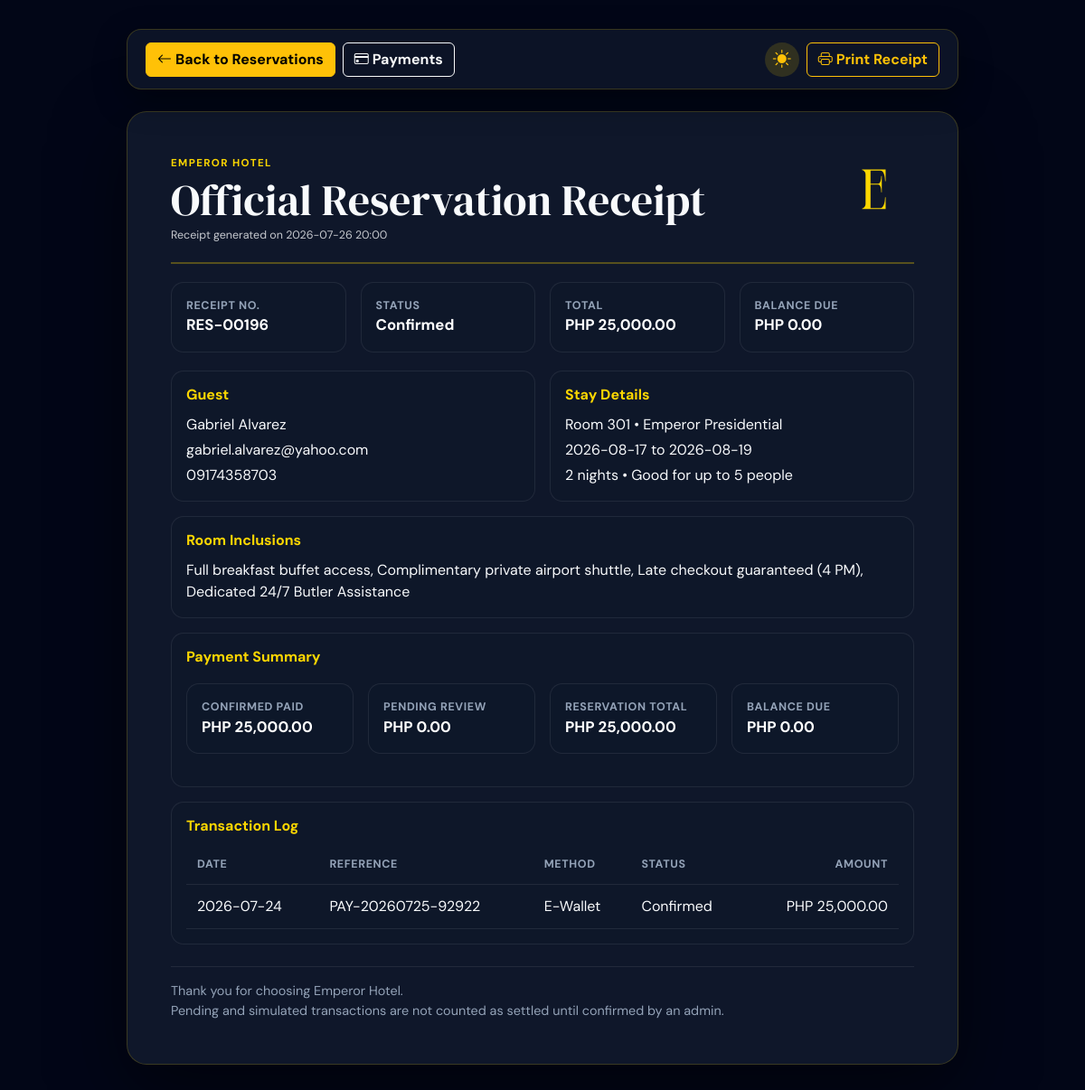
Screenshot of /public/admin/receipt.php?reservation_id=196 (signed in) with the database file from the repository.
### tables this page shows
CREATE TABLE IF NOT EXISTS reservations (
    reservation_id INT AUTO_INCREMENT PRIMARY KEY,
    user_id INT NULL,
    guest_id INT NOT NULL,
    room_id INT NOT NULL,
    check_in DATE NOT NULL,
    check_out DATE NOT NULL,
    total_amount DECIMAL(10,2) NOT NULL DEFAULT 0.00,
    status ENUM('Pending', 'Confirmed', 'Checked-in', 'Checked-out', 'Cancelled', 'Conflict') NOT NULL DEFAULT 'Pending',
    created_at TIMESTAMP DEFAULT CURRENT_TIMESTAMP,
    FOREIGN KEY (user_id) REFERENCES users(user_id) ON DELETE SET NULL,
    FOREIGN KEY (guest_id) REFERENCES guests(guest_id) ON DELETE CASCADE,
    FOREIGN KEY (room_id) REFERENCES rooms(room_id) ON DELETE RESTRICT
);

CREATE TABLE IF NOT EXISTS guests (
    guest_id INT AUTO_INCREMENT PRIMARY KEY,
    user_id INT NULL,
    first_name VARCHAR(100) NOT NULL,
    last_name VARCHAR(100) NOT NULL,
    phone VARCHAR(30) DEFAULT NULL,
    email VARCHAR(150) DEFAULT NULL,
    created_at TIMESTAMP DEFAULT CURRENT_TIMESTAMP,
    FOREIGN KEY (user_id) REFERENCES users(user_id) ON DELETE SET NULL
);

CREATE TABLE IF NOT EXISTS rooms (
    room_id INT AUTO_INCREMENT PRIMARY KEY,
    room_number VARCHAR(10) NOT NULL UNIQUE,
    room_type ENUM('Imperial Deluxe', 'Royal Executive', 'Emperor Presidential') NOT NULL,
    floor INT NOT NULL,
    price_per_night DECIMAL(10,2) NOT NULL,
    bed_type VARCHAR(50) DEFAULT 'King Bed',
    max_capacity INT NOT NULL DEFAULT 2,
    view_type VARCHAR(100) DEFAULT 'City View',
    image_url TEXT DEFAULT NULL,
    status ENUM('Available', 'Reserved', 'Occupied', 'Cleaning', 'Maintenance') NOT NULL DEFAULT 'Available',
    created_at TIMESTAMP DEFAULT CURRENT_TIMESTAMP
);

CREATE TABLE IF NOT EXISTS payments (
    payment_id INT AUTO_INCREMENT PRIMARY KEY,
    reservation_id INT NOT NULL,
    amount DECIMAL(10,2) NOT NULL,
    payment_method ENUM('Cash', 'Credit Card', 'Debit Card', 'Bank Transfer', 'E-Wallet', 'Other') NOT NULL DEFAULT 'Cash',
    payment_status ENUM('Pending', 'Confirmed', 'Paid', 'Failed', 'Refunded') NOT NULL DEFAULT 'Pending',
    transaction_reference VARCHAR(100) DEFAULT NULL,
    payment_date TIMESTAMP DEFAULT CURRENT_TIMESTAMP,
    FOREIGN KEY (reservation_id) REFERENCES reservations(reservation_id) ON DELETE CASCADE
);

### app/helpers/auth.php (called while the page is built, shortened)
<?php
function e(string|null|int|float $value): string
{
    return htmlspecialchars((string) $value, ENT_QUOTES, 'UTF-8');
}
function formatMoney(float $amount): string
{
    return 'PHP ' . number_format($amount, 2);
}

### public/includes/bootstrap.php (called while the page is built, shortened)
<?php
require_once APP_ROOT . '/app/helpers/auth.php';
spl_autoload_register(static function (string $className): void {
    $modelPath = APP_ROOT . '/app/models/' . $className . '.php';
});

### app/models/Reservation.php (called while the page is built, shortened)
<?php
class Reservation
{
    public function find(int $reservationId): ?array
    {
        $statement = $this->db->prepare(
            "SELECT r.*, g.first_name, g.last_name, g.email AS guest_email, g.phone,
                    rm.room_number, rm.room_type
             FROM reservations r
             INNER JOIN guests g ON g.guest_id = r.guest_id
             INNER JOIN rooms rm ON rm.room_id = r.room_id
             WHERE r.reservation_id = :reservation_id
             LIMIT 1"
        );
        $statement->execute(['reservation_id' => $reservationId]);
        $reservation = $statement->fetch();
        return $reservation ?: null;
    }
}

### app/models/Payment.php (called while the page is built, shortened)
<?php
class Payment
{
    public function forReservation(int $reservationId): array
    {
        $this->assertReservationExists($reservationId);
        $statement = $this->db->prepare(
            'SELECT *
             FROM payments
             WHERE reservation_id = :reservation_id
             ORDER BY payment_date DESC'
        );
        $statement->execute(['reservation_id' => $reservationId]);
        return $statement->fetchAll();
    }
    public function totalsForReservation(int $reservationId, ?int $excludePaymentId = null): array
    {
        $this->assertReservationExists($reservationId);
        $reservationStatement = $this->db->prepare('SELECT total_amount FROM reservations WHERE reservation_id = :reservation_id');
        $reservationStatement->execute(['reservation_id' => $reservationId]);
        $reservationTotal = (float) $reservationStatement->fetchColumn();
        $sql = "SELECT
                    COALESCE(SUM(amount), 0) AS logged_amount,
                    COALESCE(SUM(CASE WHEN payment_status IN ('Confirmed', 'Paid') THEN amount ELSE 0 END), 0) AS confirmed_amount,
                    COALESCE(SUM(CASE WHEN payment_status = 'Pending' THEN amount ELSE 0 END), 0) AS pending_amount
                FROM payments
                WHERE reservation_id = :reservation_id";
        $params = ['reservation_id' => $reservationId];
        $statement = $this->db->prepare($sql);
        $statement->execute($params);
        $row = $statement->fetch() ?: [];
        $confirmedAmount = (float) ($row['confirmed_amount'] ?? 0);
        $pendingAmount = (float) ($row['pending_amount'] ?? 0);
        return [
            'reservation_total' => $reservationTotal,
            'logged_amount' => (float) ($row['logged_amount'] ?? 0),
            'confirmed_amount' => $confirmedAmount,
            'pending_amount' => $pendingAmount,
            'balance_due' => max(0, $reservationTotal - $confirmedAmount),
            'active_balance_due' => max(0, $reservationTotal - $confirmedAmount - $pendingAmount),
        ];
    }
    private function assertReservationExists(int $reservationId): void
    {
        $statement = $this->db->prepare('SELECT COUNT(*) FROM reservations WHERE reservation_id = :reservation_id');
        $statement->execute(['reservation_id' => $reservationId]);
    }
}

### public/includes/room_catalog.php (called while the page is built, shortened)
<?php
function roomIncludedPerksForType(string $roomType): array
{
    $catalog = roomCatalog();
    return array_values($catalog[$roomType]['included_perks'] ?? []);
}
function roomIncludedPerksText(string $roomType): string
{
    $perks = roomIncludedPerksForType($roomType);
    return $perks ? implode(', ', $perks) : 'Standard room amenities';
}

### public/admin/receipt.php (the view, shortened to what this page needs)
<?php
require_once __DIR__ . '/../includes/bootstrap.php';
require_once __DIR__ . '/../includes/layout.php';
require_once __DIR__ . '/../includes/room_catalog.php';
$db = Database::connect();
$reservationModel = new Reservation($db);
$paymentModel = new Payment($db);
$reservationId = (int) ($_GET['reservation_id'] ?? 0);
$reservation = $reservationId > 0 ? $reservationModel->find($reservationId) : null;
$payments = $paymentModel->forReservation($reservationId);
$totals = $paymentModel->totalsForReservation($reservationId);
$confirmedPaid = (float) $totals['confirmed_amount'];
$pendingPaid = (float) $totals['pending_amount'];
$balanceDue = (float) $totals['balance_due'];
$nights = max(1, (int) floor((strtotime((string) $reservation['check_out']) - strtotime((string) $reservation['check_in'])) / 86400));
?>
<main class="receipt-shell">
    <div class="receipt-actions no-print">
        <div class="d-flex align-items-center gap-2">
            <a class="btn btn-warning fw-semibold" href="reservations.php"><i class="bi bi-arrow-left me-1"></i>Back to Reservations</a>
            <a class="btn btn-outline-light fw-semibold" href="payments.php?reservation_id=<?php echo e($reservationId); ?>"><i class="bi bi-credit-card me-1"></i>Payments</a>
        </div>
        <div class="d-flex align-items-center gap-2">
            <button class="btn theme-toggle-btn rounded-circle d-inline-flex align-items-center justify-content-center border-0 p-0" style="width: 38px; height: 38px; background: rgba(253, 215, 0, 0.15);" type="button" onclick="toggleEmperorTheme()" title="Toggle Theme" aria-label="Toggle Theme">
            </button>
            <button class="btn btn-outline-warning fw-semibold" type="button" onclick="window.print()"><i class="bi bi-printer me-1"></i>Print Receipt</button>
        </div>
    </div>
    <section class="receipt-paper">
        <header class="receipt-header">
            <div>
                <p class="eyebrow mb-1">Emperor Hotel</p>
                <h1>Official Reservation Receipt</h1>
                <p class="muted-copy mb-0">Receipt generated on <?php echo e(date('Y-m-d H:i')); ?></p>
            </div>
            <img src="../assets/images/branding/emperors-hotel-logo.svg" alt="Emperor Hotel logo">
        </header>
        <div class="receipt-summary">
            <div>
                <span>Receipt No.</span>
                <strong>RES-<?php echo e(str_pad((string) $reservationId, 5, '0', STR_PAD_LEFT)); ?></strong>
            </div>
            <div>
                <span>Status</span>
                <strong><?php echo e($reservation['status']); ?></strong>
            </div>
            <div>
                <span>Total</span>
                <strong><?php echo e(formatMoney((float) $reservation['total_amount'])); ?></strong>
            </div>
            <div>
                <span>Balance Due</span>
                <strong><?php echo e(formatMoney($balanceDue)); ?></strong>
            </div>
        </div>
        <div class="receipt-grid">
            <section>
                <h2>Guest</h2>
                <p class="mb-1"><?php echo e($reservation['first_name'] . ' ' . $reservation['last_name']); ?></p>
                <p class="mb-1"><?php echo e($reservation['guest_email'] ?: 'No email provided'); ?></p>
                <p class="mb-0"><?php echo e($reservation['phone'] ?: 'No phone provided'); ?></p>
            </section>
            <section>
                <h2>Stay Details</h2>
                <p class="mb-1">Room <?php echo e($reservation['room_number']); ?> • <?php echo e($reservation['room_type']); ?></p>
                <p class="mb-1"><?php echo e($reservation['check_in']); ?> to <?php echo e($reservation['check_out']); ?></p>
                <p class="mb-0"><?php echo e($nights); ?> <?php echo $nights === 1 ? 'night' : 'nights'; ?> • Good for up to 5 people</p>
            </section>
        </div>
        <section class="receipt-section">
            <h2>Room Inclusions</h2>
            <p class="mb-0"><?php echo e(roomIncludedPerksText((string) $reservation['room_type'])); ?></p>
        </section>
        <section class="receipt-section">
            <h2>Payment Summary</h2>
            <div class="receipt-summary">
                <div>
                    <span>Confirmed Paid</span>
                    <strong><?php echo e(formatMoney($confirmedPaid)); ?></strong>
                </div>
                <div>
                    <span>Pending Review</span>
                    <strong><?php echo e(formatMoney($pendingPaid)); ?></strong>
                </div>
                <div>
                    <span>Reservation Total</span>
                    <strong><?php echo e(formatMoney((float) $reservation['total_amount'])); ?></strong>
                </div>
                <div>
                    <span>Balance Due</span>
                    <strong><?php echo e(formatMoney($balanceDue)); ?></strong>
                </div>
            </div>
        </section>
        <section class="receipt-section">
            <h2>Transaction Log</h2>
            <table class="receipt-table">
                <thead>
                    <tr>
                        <th>Date</th>
                        <th>Reference</th>
                        <th>Method</th>
                        <th>Status</th>
                        <th class="text-end">Amount</th>
                    </tr>
                </thead>
                <tbody>
                    <?php foreach ($payments as $payment): ?>
                        <tr>
                            <td><?php echo e(date('Y-m-d', strtotime((string) $payment['payment_date']))); ?></td>
                            <td><?php echo e($payment['transaction_reference']); ?></td>
                            <td><?php echo e($payment['payment_method']); ?></td>
                            <td><?php echo e($payment['payment_status']); ?></td>
                            <td class="text-end"><?php echo e(formatMoney((float) $payment['amount'])); ?></td>
                        </tr>
                    <?php endforeach; ?>
                </tbody>
            </table>
        </section>
        <footer class="receipt-footer">
            <p class="mb-0">Thank you for choosing Emperor Hotel.</p>
            <p class="mb-0">Pending and simulated transactions are not counted as settled until confirmed by an admin.</p>
        </footer>
    </section>
</main>
</body>
</html>

### public/assets/css/admin/receipt.css (style rules this page uses)
.receipt-page { color: #f8fafc; background: #020617; min-height: 100vh; }
.receipt-shell { min-height: 100vh; padding: 2rem 1rem; }
.receipt-actions { display: flex; flex-wrap: wrap; align-items: center; justify-content: space-between; width: min(100%, 920px); margin: 0 auto 1.5rem auto; padding: 0.85rem 1.25rem; border: 1px solid rgba(253, 215, 0, 0.18); border-radius: 16px; background: rgba(15, 23, 42, 0.85); backdrop-filter: blur(12px); box-shadow: 0 12px 35px rgba(0, 0, 0, 0.35); }
.receipt-paper { width: min(100%, 920px); margin: 0 auto; padding: clamp(1.5rem, 4vw, 3rem); border-radius: 22px; color: #f8fafc; background: #0f172a; border: 1px solid rgba(253, 215, 0, 0.18); box-shadow: 0 28px 80px rgba(0, 0, 0, 0.5); }
.receipt-paper .eyebrow { color: #fdd700; }
.receipt-paper .muted-copy { color: #94a3b8; }
.receipt-header { display: flex; align-items: flex-start; justify-content: space-between; gap: 1rem; padding-bottom: 1.25rem; border-bottom: 2px solid rgba(253, 215, 0, 0.3); }
.receipt-header h1 { margin: 0; font-family: 'DM Serif Display', serif; font-size: clamp(2rem, 5vw, 3rem); }
.receipt-header img { width: 90px; height: 75px; object-fit: contain; }
.receipt-summary, .receipt-grid { display: grid; gap: 1rem; }
.receipt-summary { grid-template-columns: repeat(auto-fit, minmax(160px, 1fr)); margin: 1.25rem 0; }
.receipt-summary > div, .receipt-grid > section, .receipt-section { padding: 1rem; border: 1px solid rgba(248, 250, 252, 0.08); border-radius: 14px; background: rgba(15, 23, 42, 0.65); }
.receipt-summary span { display: block; color: #94a3b8; font-size: 0.78rem; font-weight: 800; letter-spacing: 0.05em; text-transform: uppercase; }
.receipt-summary strong { color: #ffffff; font-size: 1.05rem; }
.receipt-grid { grid-template-columns: repeat(auto-fit, minmax(260px, 1fr)); }
.receipt-grid h2, .receipt-section h2 { margin-bottom: 0.75rem; color: #fdd700; font-size: 1rem; font-weight: 800; }
.receipt-section { margin-top: 1rem; }
.receipt-table { width: 100%; border-collapse: collapse; color: #f8fafc; }
.receipt-table th, .receipt-table td { padding: 0.75rem; border-bottom: 1px solid rgba(248, 250, 252, 0.08); }
.receipt-table th { color: #94a3b8; font-size: 0.78rem; letter-spacing: 0.05em; text-transform: uppercase; }
.receipt-footer { margin-top: 1.5rem; padding-top: 1rem; border-top: 1px solid rgba(248, 250, 252, 0.08); color: #94a3b8; font-size: 0.9rem; }

### rows the page displays
reservations: status "Confirmed", total_amount "PHP 25,000.00", guest.last_name "Gabriel Alvarez", guest.email "gabriel.alvarez@yahoo.com", guest.phone "09174358703", room.room_number "301", room.room_type "Emperor Presidential", check_in "2026-08-17", check_out "2026-08-19", nights "2", room.room_type "Full breakfast buffet access, Complimentary private airport shuttle, Late checkout guaranteed (4 PM), Dedicated 24/7 Butler Assistance"
payments: payment_date "2026-07-24", transaction_reference "PAY-20260725-92922", payment_method "E-Wallet", payment_status "Confirmed", amount "PHP 25,000.00"

### other values shown
str_pad((string) $reservationId, 5, '0', STR_PAD_LEFT) "00196"
formatMoney($balanceDue) "PHP 0.00"
formatMoney($confirmedPaid) "PHP 25,000.00"
formatMoney($pendingPaid) "PHP 0.00"
